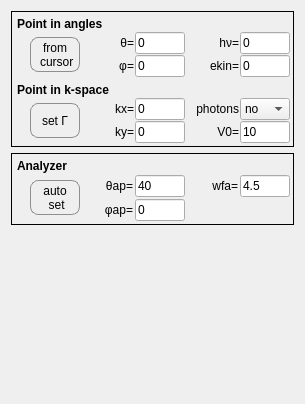
         <widget class="QWidget" name="KTransfPage">
          <property name="geometry">
           <rect>
            <x>0</x>
            <y>0</y>
            <width>305</width>
            <height>404</height>
           </rect>
          </property>
          <attribute name="label">
           <string> ▶  k-space transformation</string>
          </attribute>
          <layout class="QVBoxLayout" name="verticalLayout_2">
           <item>
            <widget class="QFrame" name="verticalFrame_2">
             <property name="frameShape">
              <enum>QFrame::Box</enum>
             </property>
             <layout class="QVBoxLayout" name="verticalLayout_6">
              <property name="spacing">
               <number>1</number>
              </property>
              <property name="leftMargin">
               <number>5</number>
              </property>
              <property name="topMargin">
               <number>5</number>
              </property>
              <property name="rightMargin">
               <number>3</number>
              </property>
              <property name="bottomMargin">
               <number>3</number>
              </property>
              <item>
               <widget class="QLabel" name="label_11">
                <property name="sizePolicy">
                 <sizepolicy hsizetype="Preferred" vsizetype="Fixed">
                  <horstretch>0</horstretch>
                  <verstretch>0</verstretch>
                 </sizepolicy>
                </property>
                <property name="font">
                 <font>
                  <pointsize>9</pointsize>
                  <weight>75</weight>
                  <bold>true</bold>
                 </font>
                </property>
                <property name="text">
                 <string>Point in angles</string>
                </property>
                <property name="alignment">
                 <set>Qt::AlignLeading|Qt::AlignLeft|Qt::AlignVCenter</set>
                </property>
               </widget>
              </item>
              <item>
               <layout class="QHBoxLayout" name="horizontalLayout_6">
                <property name="leftMargin">
                 <number>13</number>
                </property>
                <property name="topMargin">
                 <number>0</number>
                </property>
                <property name="rightMargin">
                 <number>0</number>
                </property>
                <property name="bottomMargin">
                 <number>0</number>
                </property>
                <item>
                 <widget class="QPushButton" name="qpb_set_ref_p">
                  <property name="sizePolicy">
                   <sizepolicy hsizetype="Fixed" vsizetype="Fixed">
                    <horstretch>0</horstretch>
                    <verstretch>0</verstretch>
                   </sizepolicy>
                  </property>
                  <property name="minimumSize">
                   <size>
                    <width>50</width>
                    <height>35</height>
                   </size>
                  </property>
                  <property name="maximumSize">
                   <size>
                    <width>50</width>
                    <height>35</height>
                   </size>
                  </property>
                  <property name="styleSheet">
                   <string notr="true">#qpb_set_ref_p {
border: 1px solid #8f8f91;
border-radius: 8px;
background-color: qlineargradient(spread:pad, x1:0, y1:0, x2:0, y2:1,
stop:0 rgba(250, 210, 200, 255), stop:0.65 rgba(230, 120, 110, 255), stop:1 rgba(150, 50, 40, 255));
}

#qpb_set_ref_p:pressed {
background-color: qlineargradient(spread:pad, x1:0, y1:0, x2:0, y2:1,
stop:0 rgba(150, 50, 40, 255), stop:0.35 rgba(230, 120, 110, 255), stop:1 rgba(250, 210, 200, 255));
}

</string>
                  </property>
                  <property name="text">
                   <string>from
 cursor</string>
                  </property>
                  <property name="default">
                   <bool>true</bool>
                  </property>
                 </widget>
                </item>
                <item>
                 <layout class="QGridLayout" name="gridLayout">
                  <property name="leftMargin">
                   <number>0</number>
                  </property>
                  <property name="topMargin">
                   <number>0</number>
                  </property>
                  <property name="rightMargin">
                   <number>0</number>
                  </property>
                  <property name="bottomMargin">
                   <number>0</number>
                  </property>
                  <item row="1" column="0">
                   <widget class="QLabel" name="label">
                    <property name="sizePolicy">
                     <sizepolicy hsizetype="Minimum" vsizetype="Preferred">
                      <horstretch>0</horstretch>
                      <verstretch>0</verstretch>
                     </sizepolicy>
                    </property>
                    <property name="text">
                     <string>φ=</string>
                    </property>
                    <property name="alignment">
                     <set>Qt::AlignRight|Qt::AlignTrailing|Qt::AlignVCenter</set>
                    </property>
                   </widget>
                  </item>
                  <item row="0" column="2">
                   <widget class="QLabel" name="label_3">
                    <property name="sizePolicy">
                     <sizepolicy hsizetype="Minimum" vsizetype="Preferred">
                      <horstretch>0</horstretch>
                      <verstretch>0</verstretch>
                     </sizepolicy>
                    </property>
                    <property name="text">
                     <string>hν=</string>
                    </property>
                    <property name="alignment">
                     <set>Qt::AlignRight|Qt::AlignTrailing|Qt::AlignVCenter</set>
                    </property>
                   </widget>
                  </item>
                  <item row="1" column="1">
                   <widget class="QLineEdit" name="qle_tilt_ref">
                    <property name="sizePolicy">
                     <sizepolicy hsizetype="Minimum" vsizetype="Fixed">
                      <horstretch>0</horstretch>
                      <verstretch>0</verstretch>
                     </sizepolicy>
                    </property>
                    <property name="maximumSize">
                     <size>
                      <width>50</width>
                      <height>16777215</height>
                     </size>
                    </property>
                    <property name="text">
                     <string>0</string>
                    </property>
                   </widget>
                  </item>
                  <item row="0" column="1">
                   <widget class="QLineEdit" name="qle_theta_ref">
                    <property name="enabled">
                     <bool>true</bool>
                    </property>
                    <property name="sizePolicy">
                     <sizepolicy hsizetype="Minimum" vsizetype="Fixed">
                      <horstretch>0</horstretch>
                      <verstretch>0</verstretch>
                     </sizepolicy>
                    </property>
                    <property name="minimumSize">
                     <size>
                      <width>0</width>
                      <height>0</height>
                     </size>
                    </property>
                    <property name="maximumSize">
                     <size>
                      <width>50</width>
                      <height>16777215</height>
                     </size>
                    </property>
                    <property name="whatsThis">
                     <string/>
                    </property>
                    <property name="accessibleDescription">
                     <string/>
                    </property>
                    <property name="inputMask">
                     <string/>
                    </property>
                    <property name="text">
                     <string>0</string>
                    </property>
                    <property name="placeholderText">
                     <string/>
                    </property>
                   </widget>
                  </item>
                  <item row="0" column="0">
                   <widget class="QLabel" name="label_2">
                    <property name="sizePolicy">
                     <sizepolicy hsizetype="Minimum" vsizetype="Preferred">
                      <horstretch>0</horstretch>
                      <verstretch>0</verstretch>
                     </sizepolicy>
                    </property>
                    <property name="text">
                     <string>θ=</string>
                    </property>
                    <property name="alignment">
                     <set>Qt::AlignRight|Qt::AlignTrailing|Qt::AlignVCenter</set>
                    </property>
                   </widget>
                  </item>
                  <item row="0" column="3">
                   <widget class="QLineEdit" name="qle_hv_ref">
                    <property name="sizePolicy">
                     <sizepolicy hsizetype="Minimum" vsizetype="Fixed">
                      <horstretch>0</horstretch>
                      <verstretch>0</verstretch>
                     </sizepolicy>
                    </property>
                    <property name="maximumSize">
                     <size>
                      <width>50</width>
                      <height>16777215</height>
                     </size>
                    </property>
                    <property name="text">
                     <string>0</string>
                    </property>
                   </widget>
                  </item>
                  <item row="1" column="2">
                   <widget class="QLabel" name="label_4">
                    <property name="sizePolicy">
                     <sizepolicy hsizetype="Minimum" vsizetype="Preferred">
                      <horstretch>0</horstretch>
                      <verstretch>0</verstretch>
                     </sizepolicy>
                    </property>
                    <property name="text">
                     <string>ekin=</string>
                    </property>
                    <property name="alignment">
                     <set>Qt::AlignRight|Qt::AlignTrailing|Qt::AlignVCenter</set>
                    </property>
                   </widget>
                  </item>
                  <item row="1" column="3">
                   <widget class="QLineEdit" name="qle_energy_ref">
                    <property name="sizePolicy">
                     <sizepolicy hsizetype="Minimum" vsizetype="Fixed">
                      <horstretch>0</horstretch>
                      <verstretch>0</verstretch>
                     </sizepolicy>
                    </property>
                    <property name="maximumSize">
                     <size>
                      <width>50</width>
                      <height>16777215</height>
                     </size>
                    </property>
                    <property name="text">
                     <string>0</string>
                    </property>
                   </widget>
                  </item>
                 </layout>
                </item>
               </layout>
              </item>
              <item>
               <spacer name="verticalSpacer_4">
                <property name="orientation">
                 <enum>Qt::Vertical</enum>
                </property>
                <property name="sizeType">
                 <enum>QSizePolicy::Fixed</enum>
                </property>
                <property name="sizeHint" stdset="0">
                 <size>
                  <width>20</width>
                  <height>5</height>
                 </size>
                </property>
               </spacer>
              </item>
              <item>
               <widget class="QLabel" name="label_24">
                <property name="font">
                 <font>
                  <pointsize>9</pointsize>
                  <weight>75</weight>
                  <bold>true</bold>
                 </font>
                </property>
                <property name="text">
                 <string>Point in k-space</string>
                </property>
                <property name="alignment">
                 <set>Qt::AlignLeading|Qt::AlignLeft|Qt::AlignVCenter</set>
                </property>
               </widget>
              </item>
              <item>
               <layout class="QHBoxLayout" name="horizontalLayout_7">
                <property name="leftMargin">
                 <number>13</number>
                </property>
                <property name="topMargin">
                 <number>0</number>
                </property>
                <property name="rightMargin">
                 <number>0</number>
                </property>
                <property name="bottomMargin">
                 <number>0</number>
                </property>
                <item>
                 <widget class="QPushButton" name="qpb_set_ref_gamma">
                  <property name="sizePolicy">
                   <sizepolicy hsizetype="Fixed" vsizetype="Fixed">
                    <horstretch>0</horstretch>
                    <verstretch>0</verstretch>
                   </sizepolicy>
                  </property>
                  <property name="minimumSize">
                   <size>
                    <width>50</width>
                    <height>35</height>
                   </size>
                  </property>
                  <property name="maximumSize">
                   <size>
                    <width>50</width>
                    <height>35</height>
                   </size>
                  </property>
                  <property name="styleSheet">
                   <string notr="true">#qpb_set_ref_gamma {
border: 1px solid #8f8f91;
border-radius: 8px;
background-color: qlineargradient(spread:pad, x1:0, y1:0, x2:0, y2:1,
stop:0 rgba(250, 210, 200, 255), stop:0.65 rgba(230, 120, 110, 255), stop:1 rgba(150, 50, 40, 255));
}

#qpb_set_ref_gamma:pressed {
background-color: qlineargradient(spread:pad, x1:0, y1:0, x2:0, y2:1,
stop:0 rgba(150, 50, 40, 255), stop:0.35 rgba(230, 120, 110, 255), stop:1 rgba(250, 210, 200, 255));
}
</string>
                  </property>
                  <property name="text">
                   <string>set Γ</string>
                  </property>
                 </widget>
                </item>
                <item>
                 <layout class="QGridLayout" name="gridLayout_2">
                  <property name="leftMargin">
                   <number>0</number>
                  </property>
                  <property name="topMargin">
                   <number>0</number>
                  </property>
                  <property name="rightMargin">
                   <number>0</number>
                  </property>
                  <property name="bottomMargin">
                   <number>0</number>
                  </property>
                  <item row="1" column="0">
                   <widget class="QLabel" name="label_7">
                    <property name="text">
                     <string>ky=</string>
                    </property>
                    <property name="alignment">
                     <set>Qt::AlignRight|Qt::AlignTrailing|Qt::AlignVCenter</set>
                    </property>
                   </widget>
                  </item>
                  <item row="0" column="0">
                   <widget class="QLabel" name="label_5">
                    <property name="text">
                     <string>kx=</string>
                    </property>
                    <property name="alignment">
                     <set>Qt::AlignRight|Qt::AlignTrailing|Qt::AlignVCenter</set>
                    </property>
                   </widget>
                  </item>
                  <item row="1" column="1">
                   <widget class="QLineEdit" name="qle_ky_ref">
                    <property name="maximumSize">
                     <size>
                      <width>50</width>
                      <height>16777215</height>
                     </size>
                    </property>
                    <property name="text">
                     <string>0</string>
                    </property>
                   </widget>
                  </item>
                  <item row="0" column="2">
                   <widget class="QLabel" name="label_12">
                    <property name="text">
                     <string>photons</string>
                    </property>
                    <property name="alignment">
                     <set>Qt::AlignRight|Qt::AlignTrailing|Qt::AlignVCenter</set>
                    </property>
                   </widget>
                  </item>
                  <item row="0" column="1">
                   <widget class="QLineEdit" name="qle_kx_ref">
                    <property name="maximumSize">
                     <size>
                      <width>50</width>
                      <height>16777215</height>
                     </size>
                    </property>
                    <property name="text">
                     <string>0</string>
                    </property>
                   </widget>
                  </item>
                  <item row="0" column="3">
                   <widget class="QComboBox" name="qcb_kph">
                    <property name="maximumSize">
                     <size>
                      <width>50</width>
                      <height>16777215</height>
                     </size>
                    </property>
                    <property name="styleSheet">
                     <string notr="true"/>
                    </property>
                    <property name="currentText">
                     <string>no</string>
                    </property>
                    <property name="currentIndex">
                     <number>0</number>
                    </property>
                    <item>
                     <property name="text">
                      <string>no</string>
                     </property>
                    </item>
                    <item>
                     <property name="text">
                      <string>yes</string>
                     </property>
                    </item>
                   </widget>
                  </item>
                  <item row="1" column="2">
                   <widget class="QLabel" name="label_13">
                    <property name="text">
                     <string>V0=</string>
                    </property>
                    <property name="alignment">
                     <set>Qt::AlignRight|Qt::AlignTrailing|Qt::AlignVCenter</set>
                    </property>
                   </widget>
                  </item>
                  <item row="1" column="3">
                   <widget class="QLineEdit" name="qle_inn_pot">
                    <property name="maximumSize">
                     <size>
                      <width>50</width>
                      <height>16777215</height>
                     </size>
                    </property>
                    <property name="text">
                     <string>10</string>
                    </property>
                   </widget>
                  </item>
                 </layout>
                </item>
               </layout>
              </item>
             </layout>
            </widget>
           </item>
           <item>
            <widget class="QFrame" name="verticalFrame_2">
             <property name="frameShape">
              <enum>QFrame::Box</enum>
             </property>
             <property name="lineWidth">
              <number>1</number>
             </property>
             <layout class="QVBoxLayout" name="verticalLayout_4">
              <property name="spacing">
               <number>2</number>
              </property>
              <property name="leftMargin">
               <number>5</number>
              </property>
              <property name="topMargin">
               <number>5</number>
              </property>
              <property name="rightMargin">
               <number>3</number>
              </property>
              <property name="bottomMargin">
               <number>3</number>
              </property>
              <item>
               <widget class="QLabel" name="label_14">
                <property name="font">
                 <font>
                  <pointsize>9</pointsize>
                  <weight>75</weight>
                  <italic>false</italic>
                  <bold>true</bold>
                 </font>
                </property>
                <property name="text">
                 <string>Analyzer</string>
                </property>
                <property name="alignment">
                 <set>Qt::AlignLeading|Qt::AlignLeft|Qt::AlignVCenter</set>
                </property>
               </widget>
              </item>
              <item>
               <layout class="QHBoxLayout" name="horizontalLayout_5">
                <property name="leftMargin">
                 <number>13</number>
                </property>
                <property name="topMargin">
                 <number>0</number>
                </property>
                <property name="rightMargin">
                 <number>0</number>
                </property>
                <property name="bottomMargin">
                 <number>0</number>
                </property>
                <item>
                 <widget class="QPushButton" name="qpb_set_analyzer">
                  <property name="sizePolicy">
                   <sizepolicy hsizetype="Fixed" vsizetype="Fixed">
                    <horstretch>0</horstretch>
                    <verstretch>0</verstretch>
                   </sizepolicy>
                  </property>
                  <property name="minimumSize">
                   <size>
                    <width>50</width>
                    <height>35</height>
                   </size>
                  </property>
                  <property name="maximumSize">
                   <size>
                    <width>50</width>
                    <height>35</height>
                   </size>
                  </property>
                  <property name="styleSheet">
                   <string notr="true">#qpb_set_analyzer {
border: 1px solid #8f8f91;
border-radius: 8px;
background-color: qlineargradient(spread:pad, x1:0, y1:0, x2:0, y2:1,
stop:0 rgba(250, 210, 200, 255), stop:0.65 rgba(230, 120, 110, 255), stop:1 rgba(150, 50, 40, 255));
}

#qpb_set_analyzer:pressed {
background-color: qlineargradient(spread:pad, x1:0, y1:0, x2:0, y2:1,
stop:0 rgba(150, 50, 40, 255), stop:0.35 rgba(230, 120, 110, 255), stop:1 rgba(250, 210, 200, 255));
}
</string>
                  </property>
                  <property name="text">
                   <string>auto
 set</string>
                  </property>
                 </widget>
                </item>
                <item>
                 <layout class="QGridLayout" name="gridLayout_3">
                  <property name="leftMargin">
                   <number>0</number>
                  </property>
                  <property name="topMargin">
                   <number>0</number>
                  </property>
                  <property name="rightMargin">
                   <number>0</number>
                  </property>
                  <property name="bottomMargin">
                   <number>0</number>
                  </property>
                  <item row="0" column="1">
                   <widget class="QLineEdit" name="qle_tht_ap">
                    <property name="sizePolicy">
                     <sizepolicy hsizetype="Preferred" vsizetype="Fixed">
                      <horstretch>0</horstretch>
                      <verstretch>0</verstretch>
                     </sizepolicy>
                    </property>
                    <property name="maximumSize">
                     <size>
                      <width>50</width>
                      <height>16777215</height>
                     </size>
                    </property>
                    <property name="text">
                     <string>40</string>
                    </property>
                   </widget>
                  </item>
                  <item row="0" column="2">
                   <widget class="QLabel" name="label_17">
                    <property name="text">
                     <string>wfa=</string>
                    </property>
                    <property name="alignment">
                     <set>Qt::AlignRight|Qt::AlignTrailing|Qt::AlignVCenter</set>
                    </property>
                   </widget>
                  </item>
                  <item row="0" column="3">
                   <widget class="QLineEdit" name="qle_wfa">
                    <property name="maximumSize">
                     <size>
                      <width>50</width>
                      <height>16777215</height>
                     </size>
                    </property>
                    <property name="text">
                     <string>4.5</string>
                    </property>
                   </widget>
                  </item>
                  <item row="1" column="1">
                   <widget class="QLineEdit" name="qle_phi_ap">
                    <property name="maximumSize">
                     <size>
                      <width>50</width>
                      <height>16777215</height>
                     </size>
                    </property>
                    <property name="text">
                     <string>0</string>
                    </property>
                   </widget>
                  </item>
                  <item row="1" column="0">
                   <widget class="QLabel" name="label_16">
                    <property name="text">
                     <string>φap=</string>
                    </property>
                    <property name="alignment">
                     <set>Qt::AlignRight|Qt::AlignTrailing|Qt::AlignVCenter</set>
                    </property>
                   </widget>
                  </item>
                  <item row="0" column="0">
                   <widget class="QLabel" name="label_6">
                    <property name="text">
                     <string>θap=</string>
                    </property>
                    <property name="alignment">
                     <set>Qt::AlignRight|Qt::AlignTrailing|Qt::AlignVCenter</set>
                    </property>
                   </widget>
                  </item>
                 </layout>
                </item>
               </layout>
              </item>
             </layout>
            </widget>
           </item>
           <item>
            <spacer name="verticalSpacer_3">
             <property name="orientation">
              <enum>Qt::Vertical</enum>
             </property>
             <property name="sizeHint" stdset="0">
              <size>
               <width>20</width>
               <height>40</height>
              </size>
             </property>
            </spacer>
           </item>
          </layout>
         </widget>
